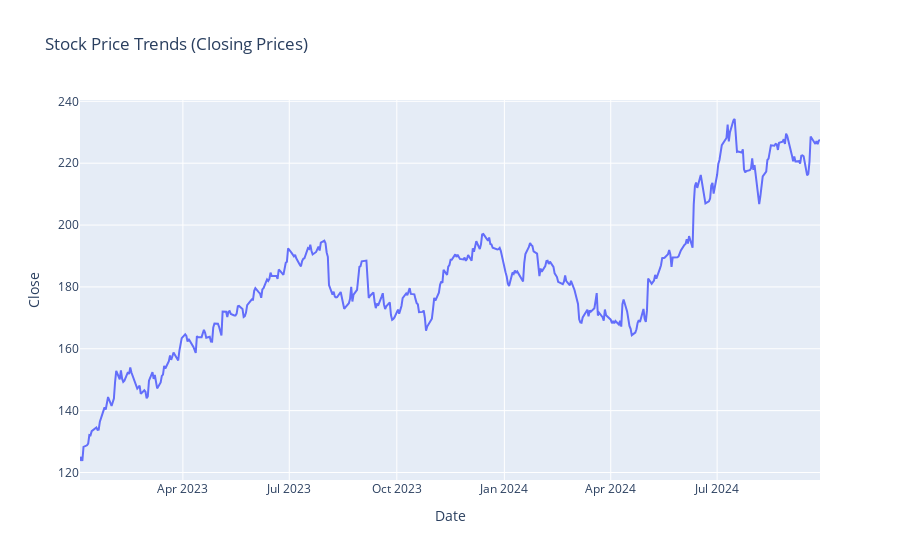

Source (notebook cell):
### Markdown cell above
Line Plot: Show stock price trends over time.
Scatter Plot: Analyze any correlation or relationship between two parameters.
Bar Chart: Highlight differences in stock volume or other metrics.
Histogram: Analyze the distribution of daily percentage changes in stock prices.
Boxplot: Analyze the variability of closing prices over time.

### Code cell
# Line Plot: Stock Closing Prices Over Time
fig = px.line(stock_data, x=stock_data.index, y='Close', title='Stock Price Trends (Closing Prices)', labels={'x': 'Date', 'y': 'Closing Price'})
fig.show()

### Figure 1 — Plotly figure (JSON) as saved in the notebook; plotly's stock layout.template omitted (floating-point values rounded to 4 significant figures; data arrays with more than 128 entries replaced by an {"elided": "..."} marker saying what was removed)
{"data": [{"hovertemplate": "Date=%{x}<br>Close=%{y}<extra></extra>", "legendgroup": "", "line": {"color": "#636efa", "dash": "solid"}, "marker": {"symbol": "circle"}, "mode": "lines", "name": "", "orientation": "v", "showlegend": false, "type": "scatter", "x": {"elided": "437 str values"}, "xaxis": "x", "y": {"elided": "437 float values"}, "yaxis": "y"}], "layout": {"legend": {"tracegroupgap": 0}, "title": {"text": "Stock Price Trends (Closing Prices)"}, "xaxis": {"anchor": "y", "domain": [0, 1], "title": {"text": "Date"}}, "yaxis": {"anchor": "x", "domain": [0, 1], "title": {"text": "Close"}}}}
